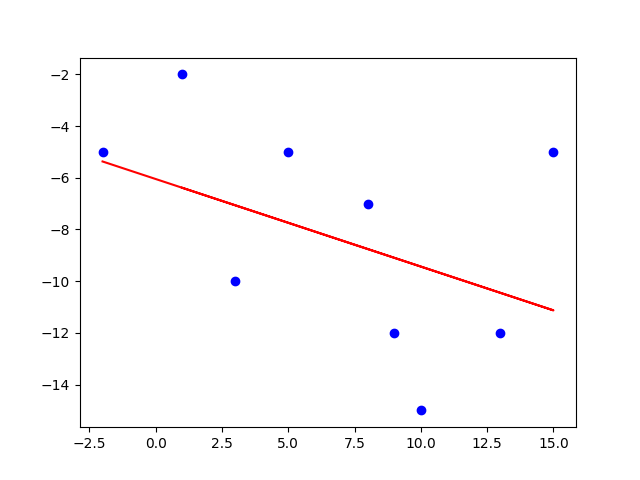

Source code (Python):
#-----------------------------------------------------------------------------------
# Basic exmple showing affine function f(x) = ax + b 
# 
#-----------------------------------------------------------------------------------

import numpy as np
import tensorflow as tf
import matplotlib.pyplot as plt


x = np.array([1, 5, 8, 9 ,10, 15,13, 3,-2],np.float32)
y = np.array([-2,-5, -7, -12 ,-15, -5, -12,-10,-5],np.float32)


BATCH_SIZE  = 4
num_epochs = 1000

dataset = tf.data.Dataset.from_tensor_slices(( x , y ))


dataset = tf.data.Dataset.from_tensor_slices(( x , y ))
dataset = dataset.shuffle(9).batch(BATCH_SIZE, drop_remainder=True).repeat(num_epochs)


model = tf.keras.Sequential()
model.add(tf.keras.layers.Dense(units=1, activation='linear',input_shape=(1,)))

model.layers[0].set_weights([np.array([[7.3]],np.float32),np.array([5.5],np.float32)])

model.compile(optimizer='sgd', loss='mse')

model.fit(dataset, epochs=num_epochs, steps_per_epoch=tf.data.experimental.cardinality(dataset).numpy() // BATCH_SIZE -1, verbose=0)

print(model.layers[0].get_weights())



# Save model to SavedModel format
tf.saved_model.save(model, "./model_affine/affine/")

yy= [model((np.array([[xi]],np.float32))).numpy()[0,0] for xi in x]

plt.figure(1)

plt.scatter(x, y, c='b', label='Donnees')

plt.plot(x, yy, c='r', label='model')

plt.show()

#y = -0.3388672 x   -6.046595

x_in = [0,1]
y_out = model.predict(x_in)

print(y_out)


delta =(y_out[0] -  y_out[1]) / ( x_in[0] - x_in[1])
print(delta)
